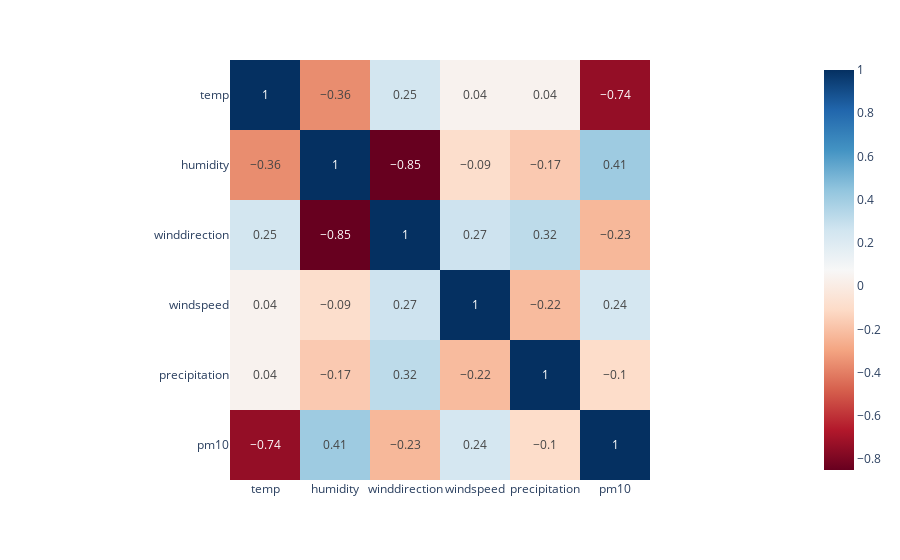

Notebook source saved alongside this figure:
### Markdown cell above
##### Korrelation über einen Tag (01.01.2022)

### Code cell
correlation_day_df = correlation_df.loc[0:23]
px.imshow(correlation_day_df.corr().round(2), text_auto=True, color_continuous_scale="RdBu")

### Figure 1 — Plotly figure (JSON) as saved in the notebook; plotly's stock layout.template omitted (floating-point values rounded to 4 significant figures)
{"data": [{"coloraxis": "coloraxis", "hovertemplate": "x: %{x}<br>y: %{y}<br>color: %{z}<extra></extra>", "name": "0", "texttemplate": "%{z}", "type": "heatmap", "x": ["temp", "humidity", "winddirection", "windspeed", "precipitation", "pm10"], "xaxis": "x", "y": ["temp", "humidity", "winddirection", "windspeed", "precipitation", "pm10"], "yaxis": "y", "z": [[1, -0.36, 0.25, 0.04, 0.04, -0.74], [-0.36, 1, -0.85, -0.09, -0.17, 0.41], [0.25, -0.85, 1, 0.27, 0.32, -0.23], [0.04, -0.09, 0.27, 1, -0.22, 0.24], [0.04, -0.17, 0.32, -0.22, 1, -0.1], [-0.74, 0.41, -0.23, 0.24, -0.1, 1]]}], "layout": {"coloraxis": {"colorscale": [[0, "rgb(103,0,31)"], [0.1, "rgb(178,24,43)"], [0.2, "rgb(214,96,77)"], [0.3, "rgb(244,165,130)"], [0.4, "rgb(253,219,199)"], [0.5, "rgb(247,247,247)"], [0.6, "rgb(209,229,240)"], [0.7, "rgb(146,197,222)"], [0.8, "rgb(67,147,195)"], [0.9, "rgb(33,102,172)"], [1, "rgb(5,48,97)"]]}, "margin": {"t": 60}, "xaxis": {"anchor": "y", "constrain": "domain", "domain": [0, 1], "scaleanchor": "y"}, "yaxis": {"anchor": "x", "autorange": "reversed", "constrain": "domain", "domain": [0, 1]}}}
